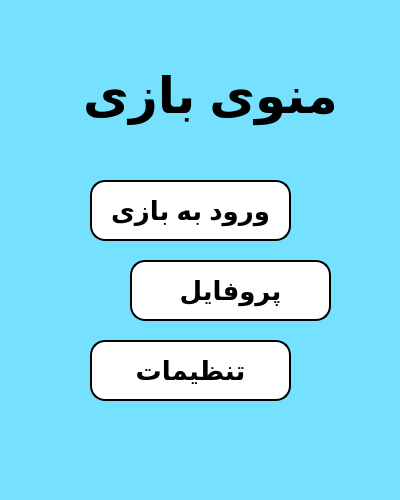
<?xml version="1.0" encoding="UTF-8"?>
<ui version="4.0">
 <class>MainWindow</class>
 <widget class="QMainWindow" name="MainWindow">
  <property name="windowModality">
   <enum>Qt::WindowModality::NonModal</enum>
  </property>
  <property name="enabled">
   <bool>true</bool>
  </property>
  <property name="geometry">
   <rect>
    <x>0</x>
    <y>0</y>
    <width>400</width>
    <height>500</height>
   </rect>
  </property>
  <property name="minimumSize">
   <size>
    <width>400</width>
    <height>500</height>
   </size>
  </property>
  <property name="maximumSize">
   <size>
    <width>400</width>
    <height>500</height>
   </size>
  </property>
  <property name="windowTitle">
   <string>MainWindow</string>
  </property>
  <property name="styleSheet">
   <string notr="true">background : rgb(117, 225, 255);</string>
  </property>
  <widget class="QWidget" name="centralwidget">
   <widget class="QLabel" name="label">
    <property name="geometry">
     <rect>
      <x>60</x>
      <y>30</y>
      <width>301</width>
      <height>131</height>
     </rect>
    </property>
    <property name="styleSheet">
     <string notr="true">font-family: 'Vazir';
font-size: 50px;
font-weight: bold;
color: black;
text-align: center;
text-shadow: 5px 5px 10px rgba(100, 0, 0, 0.5);
background:none;
</string>
    </property>
    <property name="text">
     <string>منوی بازی</string>
    </property>
    <property name="alignment">
     <set>Qt::AlignmentFlag::AlignCenter</set>
    </property>
   </widget>
   <widget class="QPushButton" name="pushButton">
    <property name="geometry">
     <rect>
      <x>90</x>
      <y>180</y>
      <width>201</width>
      <height>61</height>
     </rect>
    </property>
    <property name="styleSheet">
     <string notr="true">font-size: 26px;
font-weight: bold;
color: black;
background-color: white;
border: 2px solid black;
border-radius: 15px;
padding: 10px 20px;
box-shadow: 2px 2px 5px rgba(0, 0, 0, 0.3);</string>
    </property>
    <property name="text">
     <string>ورود به بازی</string>
    </property>
   </widget>
   <widget class="QPushButton" name="pushButton_2">
    <property name="geometry">
     <rect>
      <x>130</x>
      <y>260</y>
      <width>201</width>
      <height>61</height>
     </rect>
    </property>
    <property name="styleSheet">
     <string notr="true">font-size: 26px;
font-weight: bold;
color: black;
background-color: white;
border: 2px solid black;
border-radius: 15px;
padding: 10px 20px;
box-shadow: 2px 2px 5px rgba(0, 0, 0, 0.3);</string>
    </property>
    <property name="text">
     <string>پروفایل</string>
    </property>
   </widget>
   <widget class="QPushButton" name="pushButton_3">
    <property name="geometry">
     <rect>
      <x>90</x>
      <y>340</y>
      <width>201</width>
      <height>61</height>
     </rect>
    </property>
    <property name="styleSheet">
     <string notr="true">font-size: 26px;
font-weight: bold;
color: black;
background-color: white;
border: 2px solid black;
border-radius: 15px;
padding: 10px 20px;
box-shadow: 2px 2px 5px rgba(0, 0, 0, 0.3);</string>
    </property>
    <property name="text">
     <string>تنظیمات</string>
    </property>
   </widget>
  </widget>
 </widget>
 <resources/>
 <connections/>
</ui>
